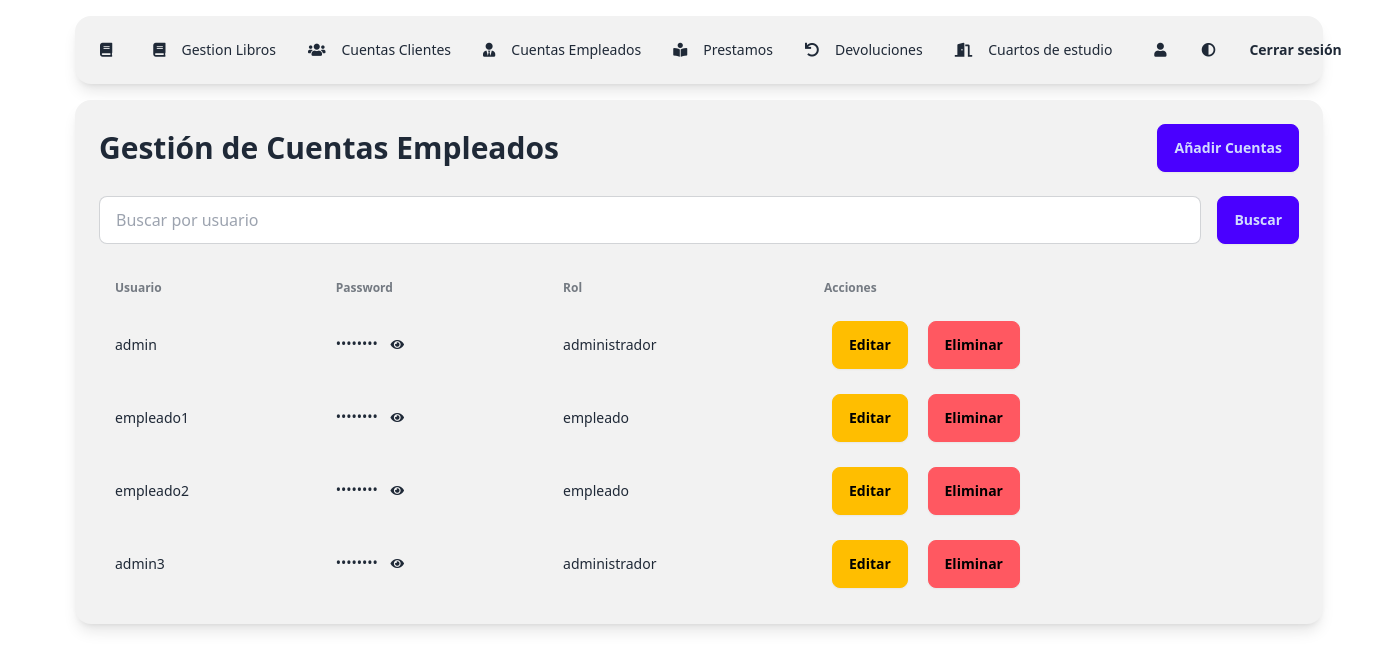
Screenshot of /app/views/viewsEmpleado/gestionEmpleados.php (signed in) with the database file from the repository.
### tables this page shows
CREATE TABLE EMPLEADOS (
    codUSUARIOS_ADMIN INT AUTO_INCREMENT PRIMARY KEY,
    usuario VARCHAR(45),
    password VARCHAR(45),
    rol VARCHAR(45)
);

### app/views/viewsEmpleado/gestionEmpleados.php (the view, shortened to what this page needs)
<?php
require_once __DIR__ . '/../../config/conexion.php';
$search = isset($_GET['search']) ? $_GET['search'] : '';
?>
<!DOCTYPE html>
<html lang="es" data-theme="light">
<head>
    <link href="https://cdn.jsdelivr.net/npm/daisyui@4.12.10/dist/full.min.css" rel="stylesheet" type="text/css" />
    <link rel="stylesheet" href="https://cdnjs.cloudflare.com/ajax/libs/font-awesome/5.15.3/css/all.min.css">
</head>
<body>
    <div class="min-h-screen bg-base-100 text-base-content">
        <div class="container mx-auto p-4">
            <?php include "../viewsEmpleado/menuEmpleado.php"; ?>
            <div class="bg-base-200 p-6 rounded-box shadow-lg">
                <div class="flex justify-between items-center mb-6">
                    <h1 class="text-3xl font-bold">Gestión de Cuentas Empleados</h1>
                    <a href="../../controllers/gestionCuentasEmpleados/anadir.php" class="btn btn-primary">Añadir Cuentas</a>
                </div>
                <form method="GET" class="flex flex-col sm:flex-row gap-4 mb-6">
                    <input type="text" name="search" value="<?php echo htmlspecialchars($search); ?>" placeholder="Buscar por usuario" class="input input-bordered flex-grow">
                    <button type="submit" class="btn btn-primary">Buscar</button>
                </form>
                <div class="overflow-x-auto">
                    <table class="table w-full">
                        <thead>
                            <tr>
                                <th>Usuario</th>
                                <th>Password</th>
                                <th>Rol</th>
                                <th>Acciones</th>
                            </tr>
                        </thead>
                        <tbody>
                            <?php
                            $sql = "SELECT EMPLEADOS.codUSUARIOS_ADMIN, EMPLEADOS.usuario, EMPLEADOS.password, EMPLEADOS.rol
                                    FROM EMPLEADOS
                                    WHERE EMPLEADOS.usuario LIKE ?";
                            $stmt = $conexion->prepare($sql);
                            $searchParam = "%$search%";
                            $stmt->bind_param("s", $searchParam);
                            $stmt->execute();
                            $result = $stmt->get_result();
                            if ($result->num_rows > 0) {
                                while ($row = $result->fetch_assoc()) {
                                    echo "<tr>
                                    <td>" . htmlspecialchars($row["usuario"]) . "</td>
                                    <td>
                                        <span class='password'>••••••••</span>
                                        <button class='btn btn-ghost btn-xs' onclick='togglePassword(this)'>
                                            <i class='fas fa-eye'></i>
                                        </button>
                                        <span class='hidden-password hidden'>" . htmlspecialchars($row["password"]) . "</span>
                                    </td>
                                    <td>" . htmlspecialchars($row["rol"]) . "</td>
                                    <td>
                                        <a href='../../controllers/gestionCuentasEmpleados/editar.php?id=" . urlencode($row["codUSUARIOS_ADMIN"]) . "' class='btn btn-warning btn-md mx-2'>Editar</a>
                                        <a href='../../controllers/gestionCuentasEmpleados/eliminar.php?id=" . urlencode($row["codUSUARIOS_ADMIN"]) . "' class='btn btn-error btn-md mx-2'>Eliminar</a>
                                    </td>
                                  </tr>";
                                }
                            } else {
                                echo "<tr><td colspan='4' class='text-center'>No hay usuarios</td></tr>";
                            }
                            ?>
                        </tbody>
                    </table>
                </div>
            </div>
        </div>
    </div>
</body>
</html>

### rows the page displays
empleados: usuario "admin", rol "administrador"
empleados: usuario "empleado1", rol "empleado"
empleados: usuario "empleado2", rol "empleado"
empleados: usuario "admin3", rol "administrador"
